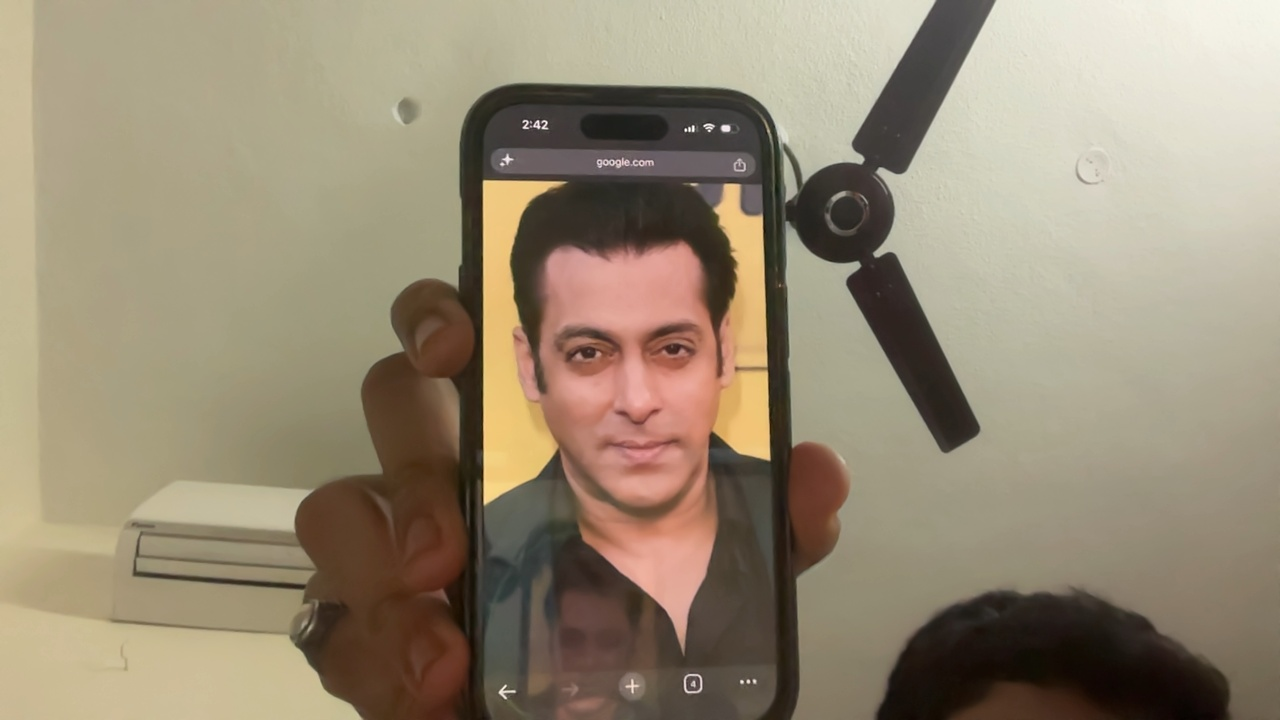
#> input picture Integrated/out/source.jpg, 1280 x 720 px
$ python -i reverse_image_search.py   (imports and definitions only)   (older library calls are emulated)
#> lines starting #> are read from the running program, lines starting #| are printed output that depends on the picture
"""
Part B — Reverse Image Search & Verification Engine (Advanced Production Edition)
Project: Face ID + Blockchain Verification

Architecture & Flow:
    User Image (Cropped Face from Part A)
          ↓
    Image Pre-Processing & Quality Diagnostics (EXIF auto-rotation, BGRA alpha blending,
    auto-compression if > 500 KB, blur & illumination checks)
          ↓
    Local Cryptographic SHA-256 Cache Check (Instant sub-second hit or miss)
          ↓
    SerpApi Upload (multipart 'image' field with exponential retry)
          ↓
    Google Lens Query (Exact Matches + Visual Matches with retry)
          ↓
    Candidate Pool (Deduplicated by canonical URL & image URL, tracking params stripped)
          ↓
    Anti-Hotlinking CDN Fallback (Uses Google Lens thumbnail if direct image gives 403)
          ↓
    Multi-Signal Verification Engine:
      - Multi-scale ORB (Full query, center crop, 0.75x, 1.25x)
      - RANSAC Homography Geometric Consistency (Over-determined inliers)
      - HSV Color Histogram Correlation (Bhattacharyya metric)
          ↓
    Evidence Scoring Engine (Normalized 0–100 score + signal breakdown)
          ↓
    Candidate Ranking (All candidates sorted by evidence score)
          ↓
    Decision Engine (VERIFIED_MATCH / POSSIBLE_MATCH / NO_RELIABLE_MATCH)
          ↓
    Output Delivery:
      - Formatted Console Table
      - Canonical JSON for Part C Blockchain Attestation
      - Interactive Visual HTML Evidence Report
"""

import os
import sys
import re
import time
import json
import struct
import warnings
import hashlib
from dataclasses import dataclass, field, asdict
from typing import Optional, List, Dict, Any, Tuple
from urllib.parse import urlparse, parse_qs, urlencode, urlunparse

# Suppress harmless urllib3 v2 LibreSSL warning on macOS Python 3.9
# [1 line not run here, left out]

import requests
import cv2
import numpy as np


# ==============================================================================
# CONFIGURATION & CONSTANTS
# ==============================================================================

SERPAPI_IMAGE_URL = "https://serpapi.com/image"
SERPAPI_SEARCH_URL = "https://serpapi.com/search"

MAX_IMAGE_BYTES = 500 * 1024  # SerpApi upload limit: 500 KB
REQUEST_TIMEOUT = 15          # Seconds per HTTP request
MAX_RETRIES = 3               # Network retry attempts with exponential backoff
BACKOFF_FACTOR = 1.5          # Backoff multiplier: 1.5s, 2.25s, ...

MAX_CANDIDATES_TO_VERIFY = 15 # Maximum candidate images to download and verify
DEFAULT_IMAGE_DIM = 800       # Maximum dimension for ORB image processing
CACHE_FILE = ".search_cache.json"
CACHE_TTL_SECONDS = 86400     # Cache valid for 24 hours

# Known social and professional media domains
SOCIAL_DOMAINS = {
    "instagram.com",
    "facebook.com",
    "twitter.com",
    "x.com",
    "linkedin.com",
    "tiktok.com",
    "youtube.com",
    "pinterest.com",
    "reddit.com",
    "github.com",
    "threads.net",
}

# Tracking query parameters to strip during URL deduplication
TRACKING_PARAMS = {
    "utm_source", "utm_medium", "utm_campaign", "utm_term", "utm_content",
    "fbclid", "gclid", "igshid", "ref", "source", "t", "s"
}


# ==============================================================================
# DATA STRUCTURES
# ==============================================================================

@dataclass
class ImageQualityDiagnostics:
    blur_variance: float
    is_blurry: bool
    mean_brightness: float
    lighting_condition: str      # "NORMAL", "TOO_DARK", "OVEREXPOSED"
    dimensions: Tuple[int, int]  # (width, height)
    is_acceptable: bool
    warnings: List[str] = field(default_factory=list)


@dataclass
class EvidenceBreakdown:
    exact_match_signal: bool
    orb_matches_count: int
    ransac_inliers: int
    visual_score: float          # 0–100 scale
    geometric_score: float       # 0–100 scale
    color_correlation: float     # 0.0–1.0 scale
    social_domain: bool
    has_title: bool
    has_source: bool
    checklist: List[str] = field(default_factory=list)


@dataclass
class CandidateResult:
    rank: int
    url: Optional[str]
    title: Optional[str]
    source: Optional[str]
    image_url: Optional[str]
    evidence_score: float        # 0–100 scale
    visual_score: float          # 0–100 scale
    geometric_score: float       # 0–100 scale
    color_correlation: float     # 0.0–1.0 scale
    match_status: str            # VERIFIED_MATCH, POSSIBLE_MATCH, LOW_CONFIDENCE
    match_type: Optional[str]
    selection_reason: str
    evidence_breakdown: EvidenceBreakdown

    def to_dict(self) -> Dict[str, Any]:
        return asdict(self)


@dataclass
class SearchStatistics:
    exact_results_count: int = 0
    visual_results_count: int = 0
    total_raw_candidates: int = 0
    unique_candidates: int = 0
    images_downloaded: int = 0
    thumbnail_fallbacks: int = 0
    verified_matches: int = 0
    possible_matches: int = 0
    low_confidence_matches: int = 0
    from_cache: bool = False


@dataclass
class TimingBreakdown:
    upload_sec: float = 0.0
    lens_exact_sec: float = 0.0
    lens_visual_sec: float = 0.0
    verification_sec: float = 0.0
    scoring_sec: float = 0.0
    total_sec: float = 0.0


@dataclass
class MatchResult:
    matched_url: Optional[str]
    title: Optional[str]
    source: Optional[str]
    source_image: str
    image_hash_sha256: str
    match_status: str            # VERIFIED_MATCH, POSSIBLE_MATCH, NO_RELIABLE_MATCH
    match_type: Optional[str]
    evidence_score: float        # 0–100 scale
    visual_score: float          # 0–100 scale
    geometric_score: float       # 0–100 scale
    selection_reason: str
    quality_diagnostics: ImageQualityDiagnostics
    evidence_breakdown: Optional[Dict[str, Any]]
    search_statistics: SearchStatistics
    timing: TimingBreakdown
    candidates: List[Dict[str, Any]]
    manifest_sha256: Optional[str] = None
    record_hash: Optional[str] = None

    # [21 lines left out: function to_dict, not called in this run]

    def to_json(self, indent: int = 2) -> str:
        return json.dumps(self.to_dict(), indent=indent)


# ==============================================================================
# CRYPTOGRAPHIC LOCAL SEARCH CACHE
# ==============================================================================

class SearchCacheManager:
    """Manages local SHA-256 keyed cache to avoid burning SerpApi credits."""
    def __init__(self, cache_file: str = CACHE_FILE):
        self.cache_file = cache_file
        self.data: Dict[str, Any] = {}
        self._load()

    def _load(self) -> None:
        if os.path.isfile(self.cache_file):
            try:
                with open(self.cache_file, "r", encoding="utf-8") as f:
                    self.data = json.load(f)
            except Exception:
                self.data = {}

    # [6 lines left out: function _save, not called in this run]

    def get(self, image_hash: str) -> Optional[Dict[str, Any]]:
        entry = self.data.get(image_hash)
        if not entry:
            return None
        timestamp = entry.get("timestamp", 0)
        if time.time() - timestamp > CACHE_TTL_SECONDS:
            return None
        return entry.get("result")

    # [6 lines left out: function set, not called in this run]


# ==============================================================================
# ENVIRONMENT & API KEY HANDLING
# ==============================================================================

def load_dotenv_fallback(dotenv_path: str = ".env") -> None:
    """Lightweight .env parser avoiding external dependency issues."""
    if not os.path.isfile(dotenv_path):
        return
    try:
        with open(dotenv_path, "r", encoding="utf-8") as f:
            for line in f:
                line = line.strip()
                if not line or line.startswith("#"):
                    continue
                if "=" in line:
                    key, val = line.split("=", 1)
                    key = key.strip()
                    val = val.strip().strip("'\"")
                    if key and key not in os.environ:
                        os.environ[key] = val
    except Exception:
        pass


def get_api_key(required: bool = True) -> Optional[str]:
    """Retrieve the SerpApi key from the environment or .env file."""
    load_dotenv_fallback()
    api_key = os.getenv("SERPAPI_API_KEY")
    if not api_key and required:
        raise RuntimeError(
            "SERPAPI_API_KEY is not set.\n"
            "Set it via environment variable or in a .env file:\n"
            "  export SERPAPI_API_KEY='your_api_key_here'\n"
            "Get a key at: https://serpapi.com/manage-api-key"
        )
    return api_key


# ==============================================================================
# IMAGE PRE-PROCESSING, QUALITY DIAGNOSTICS & EXIF NORMALIZATION
# ==============================================================================

def _get_exif_orientation(image_bytes: bytes) -> int:
    """Extract EXIF orientation tag (0x0112) using standard library struct."""
    try:
        if len(image_bytes) < 4 or image_bytes[:2] != b"\xff\xd8":
            return 1  # Not a JPEG or too short

        idx = 2
        while idx < len(image_bytes) - 4:
            marker, length = struct.unpack(">HH", image_bytes[idx:idx+4])
            if marker == 0xffe1:  # APP1 (EXIF)
                exif_data = image_bytes[idx+4:idx+2+length]
                if exif_data.startswith(b"Exif\x00\x00"):
                    tiff_header = exif_data[6:]
                    endian = "<" if tiff_header[:2] == b"II" else ">"
                    first_ifd = struct.unpack(endian + "I", tiff_header[4:8])[0]
                    num_entries = struct.unpack(endian + "H", tiff_header[first_ifd:first_ifd+2])[0]
                    entry_offset = first_ifd + 2
                    for _ in range(num_entries):
                        tag = struct.unpack(endian + "H", tiff_header[entry_offset:entry_offset+2])[0]
                        if tag == 0x0112:  # Orientation
                            return struct.unpack(endian + "H", tiff_header[entry_offset+8:entry_offset+10])[0]
                        entry_offset += 12
                break
            idx += 2 + length
    except Exception:
        pass
    return 1


# [9 lines left out: function _apply_exif_orientation, not called in this run]


def assess_image_quality(image: np.ndarray) -> ImageQualityDiagnostics:
    """Pre-flight quality check: blurriness, brightness, and resolution."""
    h, w = image.shape[:2]
    gray = cv2.cvtColor(image, cv2.COLOR_BGR2GRAY) if len(image.shape) == 3 else image

    # 1. Blur Detection (Laplacian Variance)
    blur_var = float(cv2.Laplacian(gray, cv2.CV_64F).var())
    is_blurry = blur_var < 30.0

    # 2. Illumination / Brightness
    mean_bright = float(np.mean(gray))
    if mean_bright < 35.0:
        lighting = "TOO_DARK"
    elif mean_bright > 225.0:
        lighting = "OVEREXPOSED"
    else:
        lighting = "NORMAL"

    warnings_list = []
    if is_blurry:
        warnings_list.append(f"Image is blurry (Laplacian variance: {blur_var:.1f} < 30.0)")
    if lighting == "TOO_DARK":
        warnings_list.append(f"Image is severely underexposed (brightness: {mean_bright:.1f}/255)")
    elif lighting == "OVEREXPOSED":
        warnings_list.append(f"Image is overexposed/washed out (brightness: {mean_bright:.1f}/255)")
    if w < 48 or h < 48:
        warnings_list.append(f"Resolution is very small ({w}x{h} px)")

    is_acceptable = (not is_blurry) and (lighting == "NORMAL") and (w >= 48 and h >= 48)

    return ImageQualityDiagnostics(
        blur_variance=round(blur_var, 1),
        is_blurry=is_blurry,
        mean_brightness=round(mean_bright, 1),
        lighting_condition=lighting,
        dimensions=(w, h),
        is_acceptable=is_acceptable,
        warnings=warnings_list,
    )


def auto_compress_and_normalize_image(image_path: str) -> Tuple[np.ndarray, str, str, bool]:
    """
    Validates, auto-orients EXIF, normalizes BGRA, and auto-compresses oversized images.
    Returns: (cv2_image, usable_file_path_for_upload, sha256_hash, was_compressed)
    """
    if not os.path.isfile(image_path):
        raise FileNotFoundError(f"Input image not found: {image_path}")

    ext = os.path.splitext(image_path)[1].lower()
    supported = {".jpg", ".jpeg", ".png", ".webp"}
    if ext not in supported:
        raise ValueError(
            f"Unsupported format '{ext}'. Allowed formats: JPG, JPEG, PNG, WebP."
        )

    with open(image_path, "rb") as f:
        raw_bytes = f.read()

    file_size = len(raw_bytes)
    image_hash = hashlib.sha256(raw_bytes).hexdigest()

    # Decode with unchanged flag to preserve alpha if present
    raw_img = cv2.imdecode(np.frombuffer(raw_bytes, np.uint8), cv2.IMREAD_UNCHANGED)
    if raw_img is None:
        raise ValueError("Image could not be decoded by OpenCV. File may be corrupted.")

    # Handle BGRA alpha channel (blend onto neutral background)
    if len(raw_img.shape) == 3 and raw_img.shape[2] == 4:
        b, g, r, a = cv2.split(raw_img)
        alpha = a.astype(float) / 255.0
        white_bg = np.ones_like(b, dtype=float) * 255.0
        b = (b.astype(float) * alpha + white_bg * (1.0 - alpha)).astype(np.uint8)
        g = (g.astype(float) * alpha + white_bg * (1.0 - alpha)).astype(np.uint8)
        r = (r.astype(float) * alpha + white_bg * (1.0 - alpha)).astype(np.uint8)
        raw_img = cv2.merge([b, g, r])
    elif len(raw_img.shape) == 2:
        raw_img = cv2.cvtColor(raw_img, cv2.COLOR_GRAY2BGR)

    # Handle EXIF orientation
    orientation = _get_exif_orientation(raw_bytes)
    if orientation in [3, 6, 8]:
        raw_img = _apply_exif_orientation(raw_img, orientation)

    # If file size is within limits (< 500 KB), use original file path
    if file_size <= MAX_IMAGE_BYTES:
        return raw_img, image_path, image_hash, False

    # AUTO-COMPRESSION for oversized images (e.g. 5 MB camera uploads)
    compressed_temp_path = f".tmp_compressed_{os.path.basename(image_path)}.jpg"
    h, w = raw_img.shape[:2]
    scale = 1.0
    if max(h, w) > 1400:
        scale = 1400.0 / float(max(h, w))

    resized = cv2.resize(raw_img, (max(1, int(w * scale)), max(1, int(h * scale))),
                         interpolation=cv2.INTER_AREA)

    quality = 90
    encoded = None
    while quality >= 30:
        success, encoded = cv2.imencode(".jpg", resized, [int(cv2.IMWRITE_JPEG_QUALITY), quality])
        if success and len(encoded) <= MAX_IMAGE_BYTES * 0.95:
            break
        quality -= 10

    with open(compressed_temp_path, "wb") as f:
        f.write(encoded)

    return raw_img, compressed_temp_path, image_hash, True


# [757 lines left out: functions resize_image_aspect_ratio, _requests_retry_post, _requests_retry_get, upload_image_to_serpapi, query_google_lens, normalize_url and 10 more, not called in this run]


def resolve_input_image_or_manifest(input_path: str) -> Tuple[str, Optional[str], Optional[Dict[str, Any]]]:
    """
    Resolves input_path:
      - If it's a directory (e.g. Part A's 'out/'), looks for manifest.json and search_priority crops.
      - If it's 'manifest.json', parses search_priority ('context' -> 'upscaled' -> 'tight') and finds the crop.
      - If it's a direct image file (e.g. 'test.jpg' or 'out/context.jpg'), returns it directly.
    Returns: (resolved_image_path, manifest_sha256_or_None, manifest_dict_or_None)
    """
    from pathlib import Path
    p = Path(input_path)
    manifest_data = None
    manifest_sha256 = None

    if p.is_dir():
        mfile = p / "manifest.json"
        if mfile.is_file():
            try:
                manifest_data = json.loads(mfile.read_text(encoding="utf-8"))
                manifest_sha256 = manifest_data.get("manifest_sha256")
            except Exception:
                pass
        priority = ["context", "upscaled", "tight"]
        if manifest_data and "body" in manifest_data and "search_priority" in manifest_data["body"]:
            priority = manifest_data["body"]["search_priority"]
        for role in priority:
            cfile = p / f"{role}.jpg"
            if cfile.is_file():
                return str(cfile), manifest_sha256, manifest_data
        for ext in ("*.jpg", "*.jpeg", "*.png", "*.webp"):
            matches = list(p.glob(ext))
            if matches:
                return str(matches[0]), manifest_sha256, manifest_data
        raise FileNotFoundError(f"No usable image or crop found in directory: {input_path}")

    elif p.name.lower() == "manifest.json" and p.is_file():
        try:
            manifest_data = json.loads(p.read_text(encoding="utf-8"))
            manifest_sha256 = manifest_data.get("manifest_sha256")
            d = p.parent
            priority = manifest_data.get("body", {}).get("search_priority", ["context", "upscaled", "tight"])
            for role in priority:
                cfile = d / f"{role}.jpg"
                if cfile.is_file():
                    return str(cfile), manifest_sha256, manifest_data
        except Exception as e:
            raise ValueError(f"Could not parse manifest {input_path}: {e}")

    return str(p), None, None


# ==============================================================================
# MAIN VERIFICATION PIPELINE
# ==============================================================================

def find_match(
    image_path: str,
    api_key: Optional[str] = None,
    max_verify: int = MAX_CANDIDATES_TO_VERIFY,
    use_cache: bool = True,
    generate_html: bool = False,
    html_output_path: str = "verification_report.html",
    is_demo: bool = False,
    verbose: bool = True
) -> MatchResult:
    """
    Main Part B Pipeline (Production & Hackathon Supercharged):
      1. Resolves Part A hand-off (accepts directory, manifest.json, or cropped face image)
      2. Image Pre-Processing & Normalization (EXIF orientation, BGRA, auto-compression)
      3. Quality Diagnostics (Blur & illumination checks)
      4. Cryptographic Local Cache Lookup (Instant response if searched recently)
      5. SerpApi Upload (Multipart 'image' with exponential retry)
      6. Google Lens Exact + Visual Search
      7. Candidate Deduplication & Tracking Parameter Removal
      8. Multi-Scale ORB + RANSAC + Color Histogram Verification (with CDN thumbnail fallback)
      9. Normalized Evidence Scoring & Signal Breakdown
      10. Fail-Safe Decision Engine (NO_RELIABLE_MATCH)
      11. Anchors Part A manifest_sha256 into canonical output for Part C
    """
    total_start_time = time.time()
    timing = TimingBreakdown()
    stats = SearchStatistics()

    # Step 0: Resolve Part A hand-off (handles out/ directory or manifest.json)
    resolved_image_path, manifest_sha256, manifest_data = resolve_input_image_or_manifest(image_path)
    if verbose and manifest_sha256:
        print(f"📦 Linked Part A Manifest SHA-256: {manifest_sha256}")
        print(f"   Using prioritized crop: {os.path.basename(resolved_image_path)}")

    # Step 1: Pre-process & Validate input image
    (
        query_image,
        upload_path,
        image_hash,
        was_compressed
    ) = auto_compress_and_normalize_image(resolved_image_path)
#> in auto_compress_and_normalize_image, raw_img is the input picture: shape (720, 1280, 3); mean B, G, R 116.6, 138.4, 151
#> upload_path = 'Integrated/out/source.jpg'; was_compressed = False

    # Step 2: Quality Diagnostics
    quality = assess_image_quality(query_image)
#> in assess_image_quality, `gray = cv2.cvtColor(image, cv2.COLOR_BGR2GRAY) if len(image.shape) == ..`:
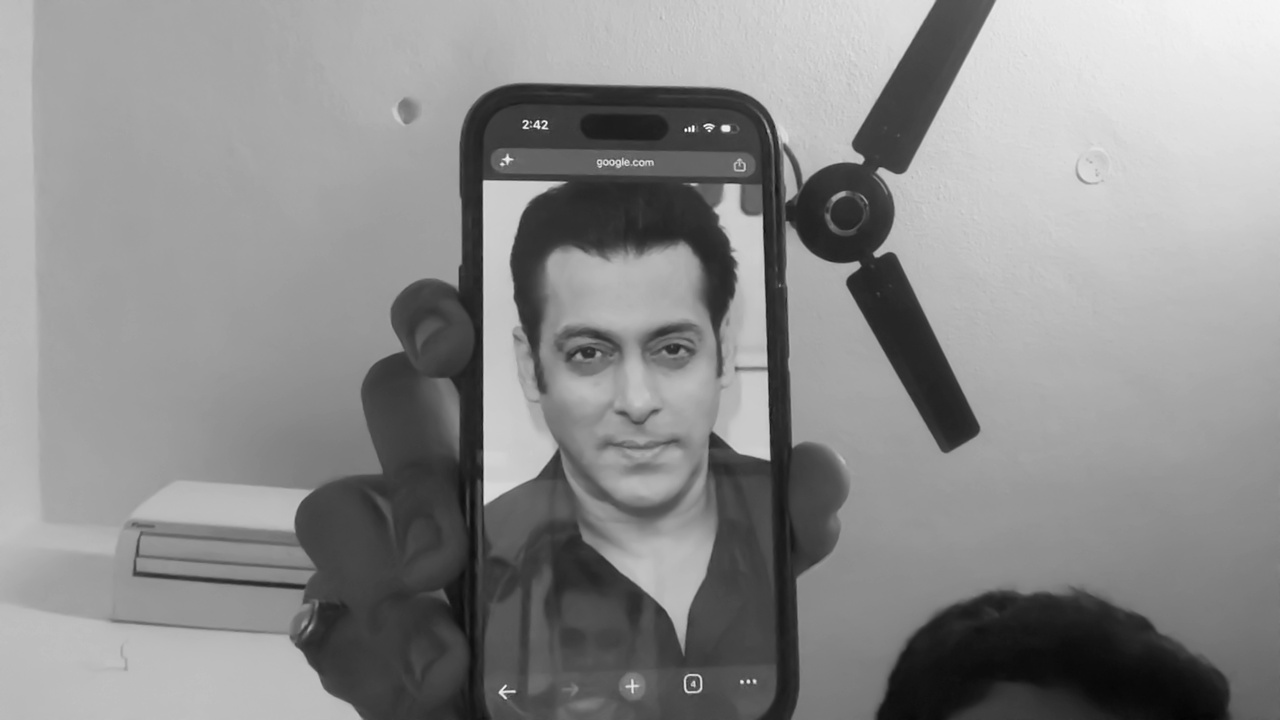
#> gray: shape (720, 1280); min 3, max 254, mean 139.7
#> in assess_image_quality, `blur_var = float(cv2.Laplacian(gray, cv2.CV_64F).var())`: blur_var = 47.83
#> in assess_image_quality, `is_blurry = blur_var < 30.0`: is_blurry = False
#> (the rest of the program and of its run is left out)
